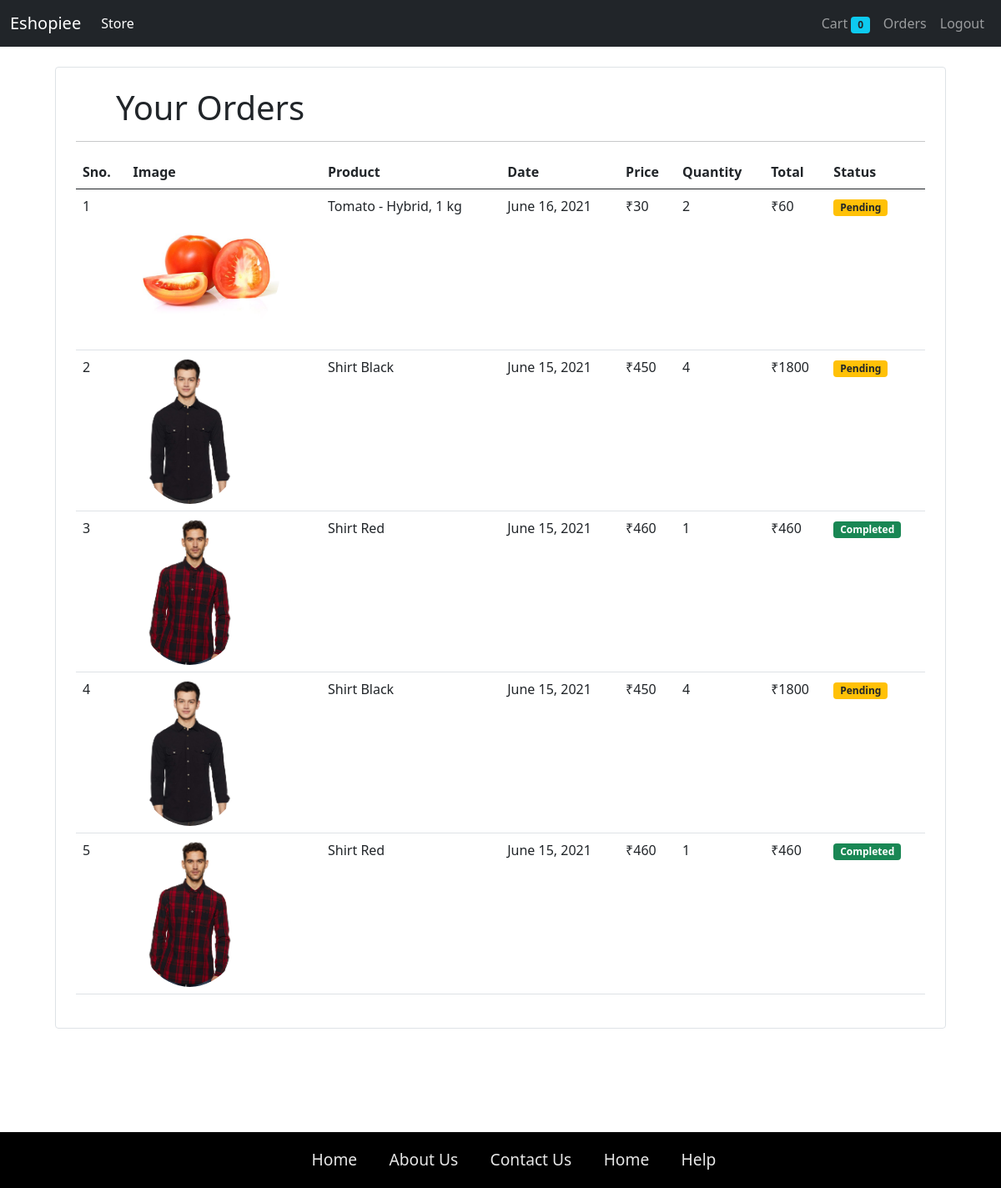
The page /orders (signed in) on the database its author committed.
### store/models.py (models this page shows, shortened)
class Order(models.Model):
    product = models.ForeignKey(Product , on_delete=models.CASCADE)
    customer = models.ForeignKey(Customer , on_delete=models.CASCADE)
    quantity = models.IntegerField(default=1)
    price = models.IntegerField()
    address = models.CharField(max_length=200,default='',blank=True)
    phone = models.CharField(max_length=50,default='',blank=True)
    date = models.DateField(default=datetime.datetime.today)
    status = models.BooleanField(default=False)
    @staticmethod
    def get_orders_by_customer(customer_id):
        return Order.objects.filter(customer = customer_id).order_by('-date')

class Product(models.Model):
    name = models.CharField(max_length=50)
    price = models.IntegerField(default=0)
    category = models.ForeignKey(Category, on_delete=models.CASCADE, default=1)
    description = models.CharField(max_length=200,default='',blank=True)
    image = models.ImageField(upload_to='products/')
    submitted_at = models.DateTimeField(auto_now_add=True)
    updated_at = models.DateTimeField(auto_now=True)

### store/views.py (the view)
# urls.py: path('orders',OrderView.as_view(),name='orders'),
class OrderView(View):
    def get(self,request):
        customer = request.session.get('customer')
        orders = Order.get_orders_by_customer(customer)
        print(orders)
        return render(request,'orders.html',{'orders':orders})

### store/templatetags/custom_filter.py (called while the page is built)
@register.filter(name='currency')
def currency(number):
    return '₹'+str(number)

@register.filter(name='multiply')
def multiply(number,number1):
    return number * number1

### store/templates/orders.html
{% extends 'base.html' %}
{% load static %}
{% block content %}
{% load cart %}
{% load custom_filter %}
<div class="container">
<div class="border rounded p-4 m-4">
<p class="display-6 px-4 mx-4">Your Orders</p>
<hr>
<table class="table">
    <thead>
        <tr>
            <th>Sno.</th>
            <th>Image</th>
            <th>Product</th>
            <th>Date</th>
            <th>Price</th>
            <th>Quantity</th>
            <th>Total</th>
            <th>Status</th>
        </tr>
    </thead>
    <tbody>
        {% for order in orders  %}
        <tr>
            <td>{{forloop.counter}}</td>
            <td><img style="height: 11rem;" class="rounded-circle" src="{{order.product.image.url}}" alt=""></td>
            <td>{{order.product.name}}</td>
            <td>{{order.date}}</td>
            <td>{{order.price|currency}}</td>
            <td>{{order.quantity}}</td>
            <td>{{order.quantity|multiply:order.price|currency}}</td>
            {% if order.status %}
            <td><small class="badge bg-success">
                Completed
            </small></td>
            {% else %}
            <td><small class="badge bg-warning text-dark">
                Pending
            </small></td>
            {% endif %}
        </tr>
       {% endfor %}
    </tbody>
</table>
</div>
</div>
{% endblock %}

### rows shown on the page
Order: product.image (picture), product.name "Tomato - Hybrid, 1 kg", date "June 16, 2021", price "₹30", quantity "2", quantity|multiply "₹60", status "Pending"
Order: product.image (picture), product.name "Shirt Black", date "June 15, 2021", price "₹450", quantity "4", quantity|multiply "₹1800", status "Pending"
Order: product.image (picture), product.name "Shirt Red", date "June 15, 2021", price "₹460", quantity "1", quantity|multiply "₹460", status "Completed"
Order: product.image (picture), product.name "Shirt Black", date "June 15, 2021", price "₹450", quantity "4", quantity|multiply "₹1800", status "Pending"
Order: product.image (picture), product.name "Shirt Red", date "June 15, 2021", price "₹460", quantity "1", quantity|multiply "₹460", status "Completed"

### other values the page prints
{{ request.session.cart.keys|length }} "0"
